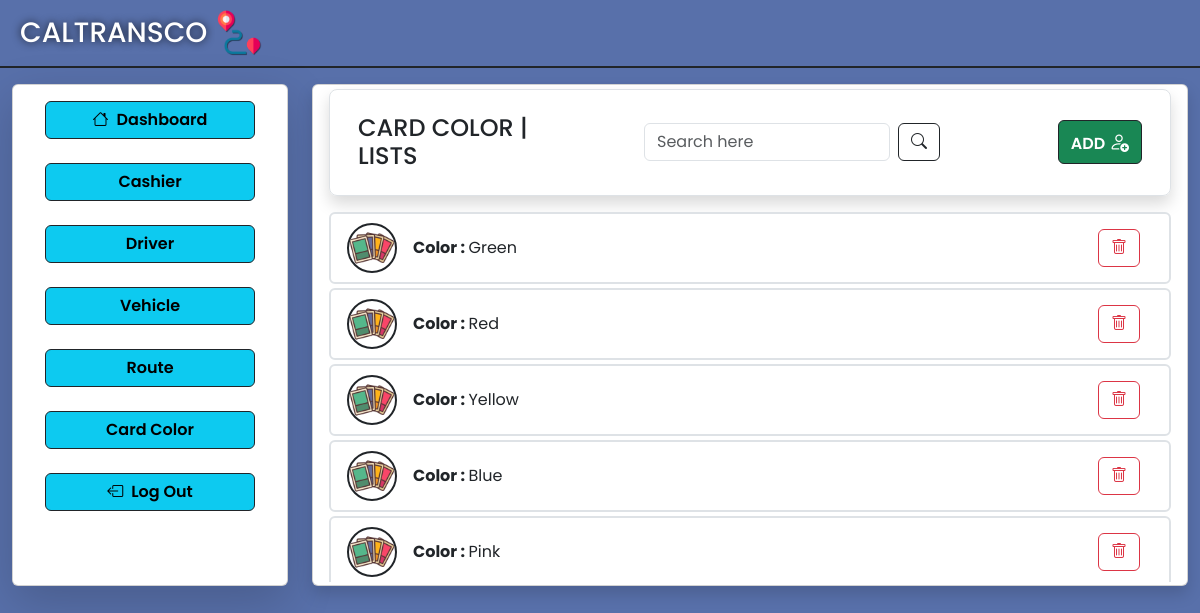
The page /Card-color/view_card_color.php on the database its author committed.
### tables this page shows
CREATE TABLE `card` (
  `card_id` int(11) NOT NULL,
  `card_color` varchar(50) NOT NULL
);

### Card-color/view_card_color.php (the view, shortened to what this page needs)
<!DOCTYPE html>
<html lang="en">
<?php
include "../Database/db_connect.php";
require "../global/head.php";
?>
<body>
    <div class="con-bg container-fluid vh-100">
        <div class="row border border-start-0 border-end-0 border-top-0 border-2 border-dark pb-2">
            <div class="col d-flex gap-2 ms-2 mt-2">
                <a href="../AdminUI/adminDashboard.php" style="text-decoration: none;" class="d-flex gap-2">
                    <h1 class="fs-3 mt-2 text-white" style="text-shadow: 0px 0px 8px rgba(0, 0, 0, 0.8);">CALTRANSCO</h1>
                    <img src="../images/image.png" alt="" class="img-fluid " width="50" height="50">
                </a>
            </div>
        </div>
        <div class="row pt-3">
            <div class="col col-3">
                <div class="card shadow-lg">
                    <div style="height: 500px;" class="card_css card-body">
                        <div class="mx-3 mb-3">
                            <a class="btn btn-info w-100 fw-semibold  mb-2 border border-1 border-dark" href="../AdminUI/adminDashboard.php"><i class="bi bi-house me-2"></i>Dashboard</a>
                        </div>
                        <div class="mx-3 mb-3">
                            <a class="btn btn-info w-100 fw-semibold  mb-2 border border-1 border-dark" href="../Cashier/view_cashier.php">Cashier</a>
                        </div>
                        <div class="mx-3 mb-3">
                            <a class="btn btn-info w-100 fw-semibold mb-2 border border-1 border-dark" href="../Driver/view_driver.php">Driver</a>
                        </div>
                        <div class="mx-3 mb-3">
                            <a class="btn btn-info w-100 fw-semibold  mb-2 border border-1 border-dark" href="../Vehicle/view_vehicle.php">Vehicle</a>
                        </div>
                        <div class="mx-3 mb-3">
                            <a class="btn btn-info w-100 fw-semibold  mb-2 border border-1 border-dark" href="../Route/view_route.php">Route</a>
                        </div>
                        <div class="mx-3 mb-3">
                            <a class="btn btn-info w-100 fw-semibold  mb-2 border border-1 border-dark" href="../Card-color/view_card_color.php">Card Color</a>
                        </div>
                        <div class="mx-3">
                            <a href="../Login-Register/Login.php" class="btn btn-info w-100 border border-1 border-dark fw-semibold"><i class="bi bi-box-arrow-left me-2"></i>Log Out</a>
                        </div>
                    </div>
                </div>
            </div>
            <div class="col col-9">
                <div class="card shadow">
                    <div style="height: 500px;" class="card-body pt-1">
                        <div class="row rounded-3 border border-1 border-gray shadow  d-flex align-items-center mx-0 p-3 mb-3">
                            <div class="col col-3 d-flex align-items-center">
                                <h1 class="fs-4 pt-2">CARD COLOR | LISTS</h1>
                            </div>
                            <div class="col col-6 d-flex gap-2  ps-5">
                                <form method="GET" action="view_card_color.php" class="d-flex gap-2 ps-5">
                                    <input type="text" name="query" class="form-control" placeholder="Search here" value="<?php echo isset($_GET['query']) ? $_GET['query'] : ''; ?>">
                                    <button type="submit" class="btn btn-outline-dark"><i class="bi bi-search"></i></button>
                                </form>
                            </div>
                            <div class="col col-3 text-end">
                                <a class="btn btn-success border border-1 border-dark fw-semibold" href="add_card_color.php">ADD
                                    <i class="bi fs-5 bi-person-add"></i>
                                </a>
                            </div>
                        </div>
                        <div style="max-height: 370px; overflow-y: auto;">
                            <?php
                            try {
                                $sql = "SELECT * FROM Card";
                                $result = $conn->query($sql);
                                if ($result->num_rows > 0) {
                                    while ($row = $result->fetch_assoc()) {
                            ?>
                                        <ul class="list-group mb-1">
                                            <li class="list-group-item d-flex align-items-center justify-content-between border border-2">
                                                <div class="d-flex align-items-center">
                                                    <div>
                                                        <img src="../images/card.png" alt="" class="img-fluid rounded-pill border border-2 border-dark me-3" width="50" height="50">
                                                    </div>
                                                    <div>
                                                        <span><strong>Color : </strong><?php echo $row['card_color']; ?></span><br>
                                                    </div>
                                                </div>
                                                <a href="../Operations/op_delete_card_color.php?id=<?php echo $row['card_id']; ?>" class="btn"><i class="btn btn-outline-danger bi bi-trash"></i></a>
                                            </li>
                                        </ul>
                            <?php
                                    }
                                } else {
                                    echo '<div class="text-center mt-3"><p class="text-muted fs-5">No cards found.</p></div>';
                                }
                            } catch (\Exception $e) {
                                die($e);
                            }
                            ?>
                        </div>
                    </div>
                </div>
            </div>
        </div>
    </div>
</body>
</html>

### CSS/style.css (style rules this page uses)
* { font-family: 'Poppins', sans-serif; }
.con-bg { background-color: #5870aa; }

### rows shown on the page
card: card_color "Green"
card: card_color "Red"
card: card_color "Yellow"
card: card_color "Blue"
card: card_color "Pink"
